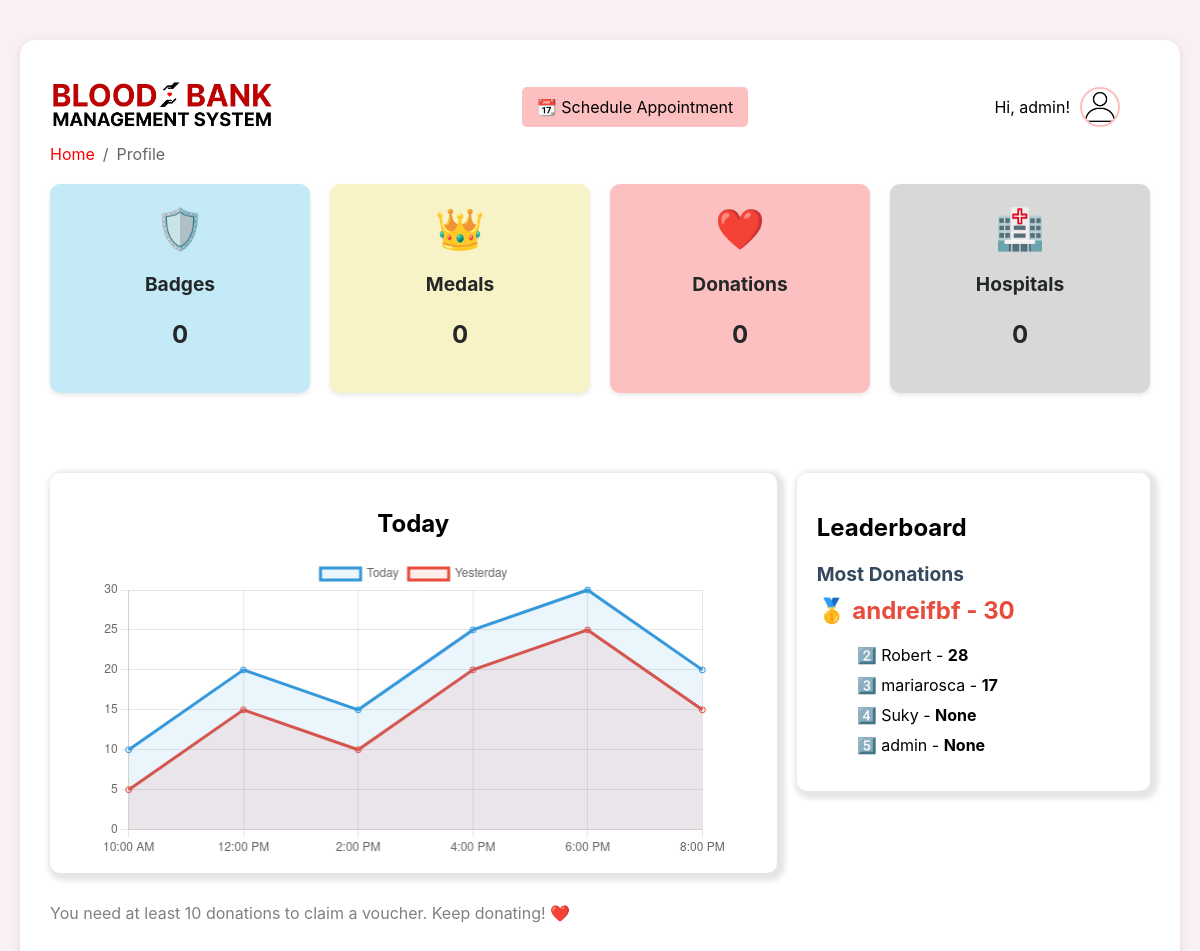
Page /gamification (signed in) on the earlier database version.
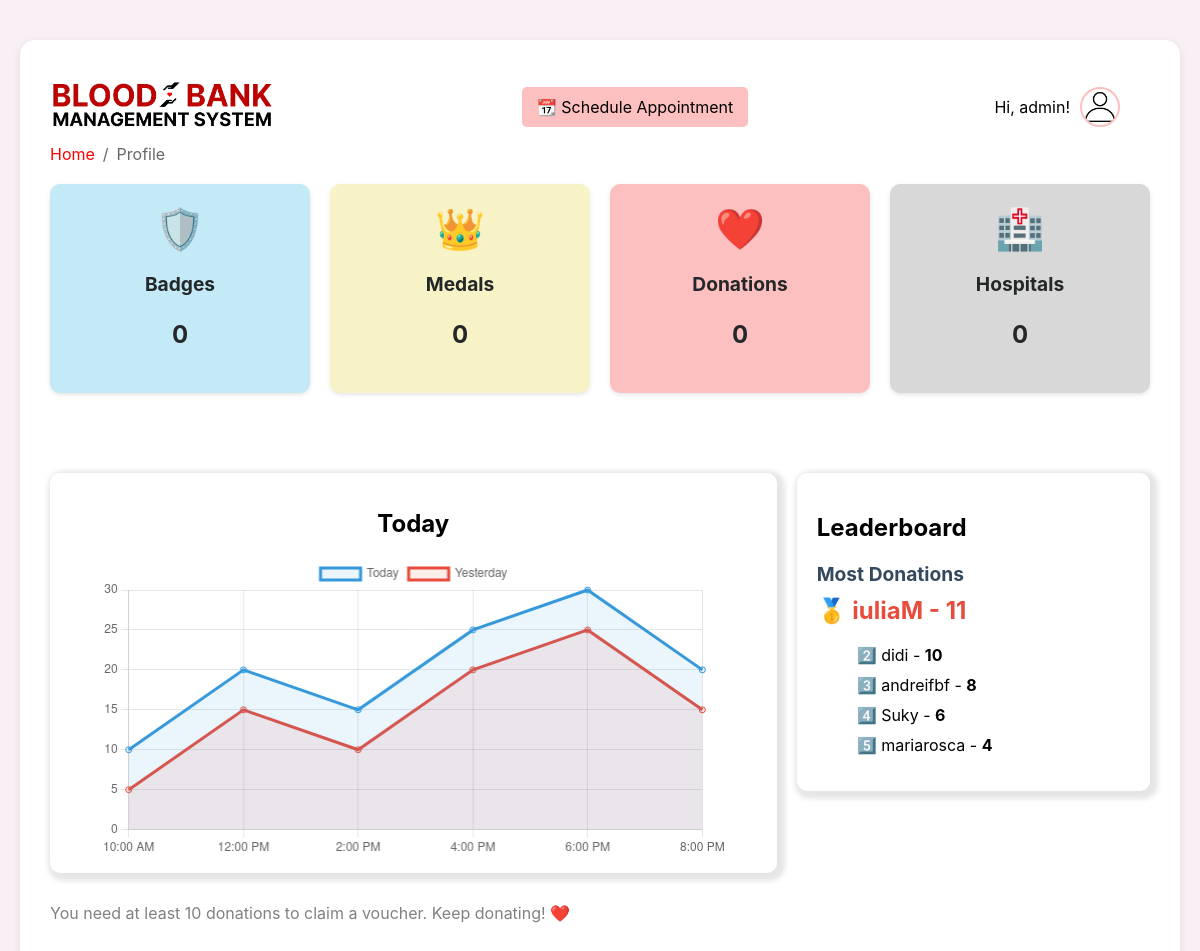
Same page on the later database version.
### tables this page shows
CREATE TABLE users (
        id INTEGER PRIMARY KEY AUTOINCREMENT,
        full_name TEXT NOT NULL,
        username TEXT UNIQUE NOT NULL,
        email TEXT UNIQUE NOT NULL,
        password TEXT NOT NULL 
    , is_admin BOOLEAN DEFAULT 0);

CREATE TABLE badges (
                id INTEGER PRIMARY KEY AUTOINCREMENT,
                user_id INTEGER NOT NULL,
                badges INTEGER DEFAULT 0,
                medals INTEGER DEFAULT 0,
                donations INTEGER DEFAULT 0, meal_vouchers INTEGER DEFAULT 0,
                FOREIGN KEY (user_id) REFERENCES users(id) ON DELETE CASCADE
            );

### app.py (the view)
@app.route('/gamification')
def gamification():
    if 'logged_in' not in session:
        flash("Please log in to access the gamification page.", 'error')
        return redirect(url_for('login'))
    user_id = session['user_id']  # Get the logged-in user's ID
    try:
        conn = get_db_connection()
        cursor = conn.cursor()
        cursor.execute('''
            SELECT badges, medals, donations
            FROM badges
            WHERE user_id = ?
        ''', (user_id,))
        stats = cursor.fetchone()
        badges = stats['badges'] if stats else 0
        medals = stats['medals'] if stats else 0
        donations = stats['donations'] if stats else 0
        has_voucher = donations >= 10
        cursor.execute('''
            SELECT COUNT(DISTINCT hospital_name) AS unique_hospitals
            FROM appointments
            WHERE user_id = ?
        ''', (user_id,))
        hospitals_result = cursor.fetchone()
        unique_hospitals = hospitals_result['unique_hospitals'] if hospitals_result else 0
        cursor.execute('''
            SELECT u.username,
                   b.donations AS total_donations
            FROM users u
            LEFT JOIN badges b ON u.id = b.user_id
            ORDER BY total_donations DESC
            LIMIT 5
        ''')
        leaderboard = cursor.fetchall()
        return render_template(
            'gamification.html',
            badges=badges,
            medals=medals,
            donations=donations,
            unique_hospitals=unique_hospitals,
            leaderboard=leaderboard,
            has_voucher=has_voucher  # Pass eligibility for voucher to the template
        )
    except sqlite3.Error as e:
        flash(f"An error occurred while fetching gamification data: {e}", 'error')
        return redirect(url_for('dashboard'))
    finally:
        conn.close()

### app.py (called while the page is built)
def get_db_connection():
    try:
        conn = sqlite3.connect('database.db')  # Adjust path if necessary
        conn.row_factory = sqlite3.Row  # Enable dictionary-like row access
        return conn
    except sqlite3.Error as e:
        print(f"Error connecting to database: {e}")
        return None

### templates/gamification.html (shortened to what the changed rows need)
<!DOCTYPE html>
<html lang="en">
<head>
    <link rel="stylesheet" href="{{ url_for('static', filename='css/styles-gamification.css') }}">
</head>
<body>
    <div class="container">
        <nav class="navbar">
            <div class="user-info">
                <span>Hi, {{ session['username'] }}!</span>
                <img src="{{ url_for('static', filename='images/profile_icon.png') }}" alt="User Icon" class="dropbtn">
            </div>
        </nav>
        <section class="chart-leaderboard-container">
            <div class="chart-section">
                <h2>Today</h2>
            </div>
            <div class="leaderboard-section">
                <h2>Leaderboard</h2>
                <div class="leaderboard-card">
                    <h3>Most Donations</h3>
                    {% if leaderboard %}
                        <div class="leader">
                            <span>🥇</span> {{ leaderboard[0][0] }} - <strong>{{ leaderboard[0][1] }}</strong>
                        </div>
                        <ul class="leaderboard-list">
                            {% for user in leaderboard[1:] %}
                                <li>{{ loop.index + 1 }}️⃣ {{ user[0] }} - <strong>{{ user[1] }}</strong></li>
                            {% endfor %}
                        </ul>
                    {% else %}
                        <p>No donations recorded yet.</p>
                    {% endif %}
                </div>
            </div>
        </section>
    </div>
    <script>
        const ctx = document.getElementById('chart').getContext('2d');
        const chart = new Chart(ctx, {
            type: 'line',
            data: {
                labels: ['10:00 AM', '12:00 PM', '2:00 PM', '4:00 PM', '6:00 PM', '8:00 PM'],
                datasets: [
                    {
                        label: 'Today',
                        data: [10, 20, 15, 25, 30, 20],
                        borderColor: '#3498db',
                        backgroundColor: 'rgba(52, 152, 219, 0.1)',
                        fill: true,
                    },
                    {
                        label: 'Yesterday',
                        data: [5, 15, 10, 20, 25, 15],
                        borderColor: '#e74c3c',
                        backgroundColor: 'rgba(231, 76, 60, 0.1)',
                        fill: true,
                    }
                ]
            },
            options: {
                responsive: true,
                maintainAspectRatio: false,
                scales: {
                    x: { beginAtZero: true },
                    y: { beginAtZero: true }
                },
                plugins: {
                    legend: {
                        display: true,
                        position: 'top',
                    }
                }
            }
        });
        document.getElementById('checkVouchersBtn').addEventListener('click', () => {
    fetch('/check_donations', {
        method: 'POST',
        headers: { 'Content-Type': 'application/json' }
    })
    .then(response => response.json())
    .then(data => {
        document.getElementById('voucherMessage').textContent = data.message;
    })
    .catch(error => {
        console.error('Error:', error);
    });
});
    </script>
</body>
</html>

Differences in the rows shown:
no longer on this page (row unchanged): users: username "admin", user "None"
no longer on this page (row unchanged): users: username "andreifbf"
no longer on this page (row edited): badges: username "Robert", donations "28"
no longer on this page (row unchanged): users: username "Suky", user "None"
added users: username "iuliaM"
now on this page (row edited): badges: donations "11"
added badges: username "didi", donations "10"
now on one of the page's lists (row edited): badges: username "andreifbf", donations "8"
added badges: username "Suky", donations "6"
changed badges "mariarosca": donations "17" → "4"
Other differences:
{{ session['username'] }}: (not shown) → "admin"
{{ leaderboard[0][1] }}: "30" → "11"
